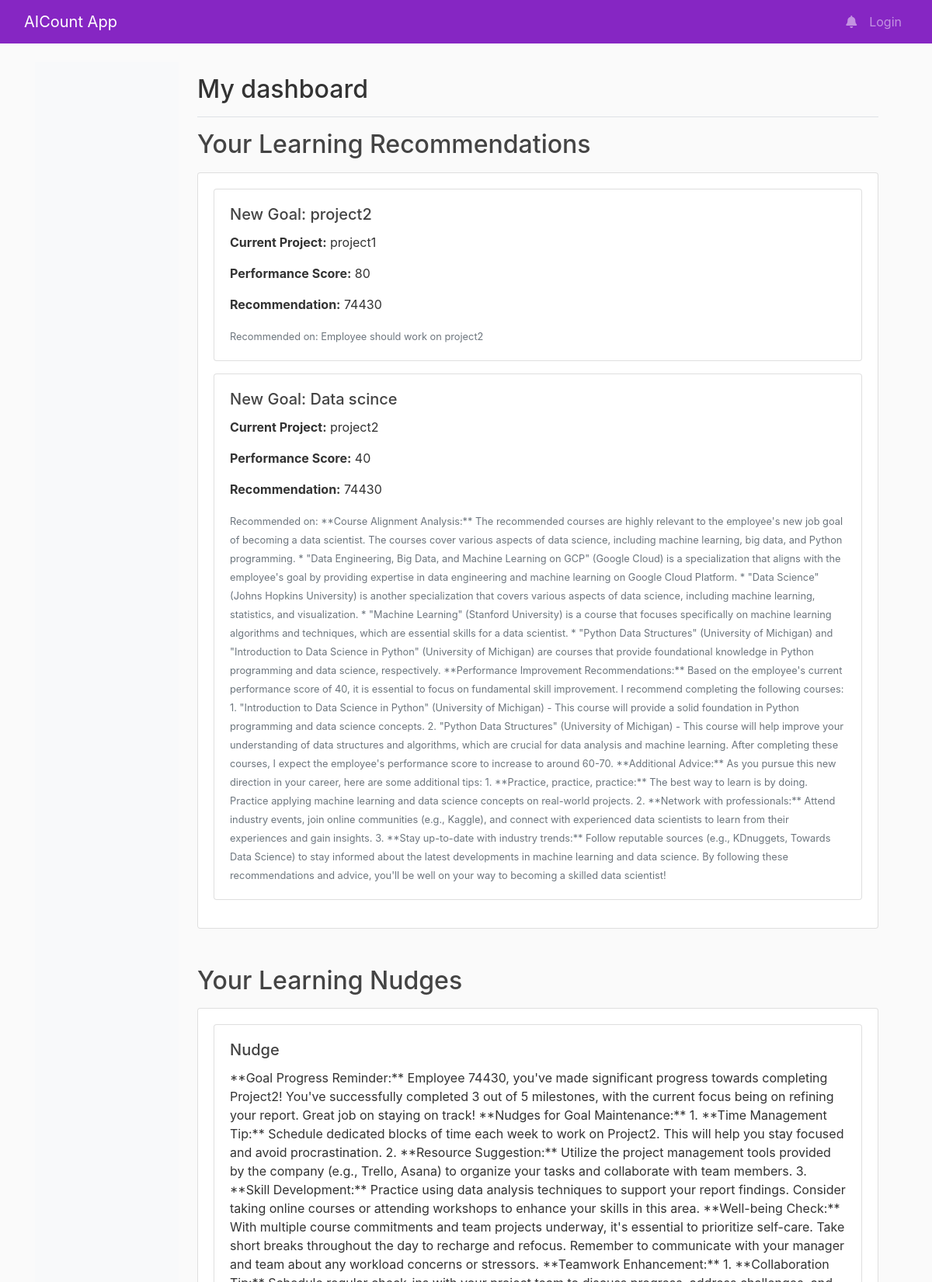
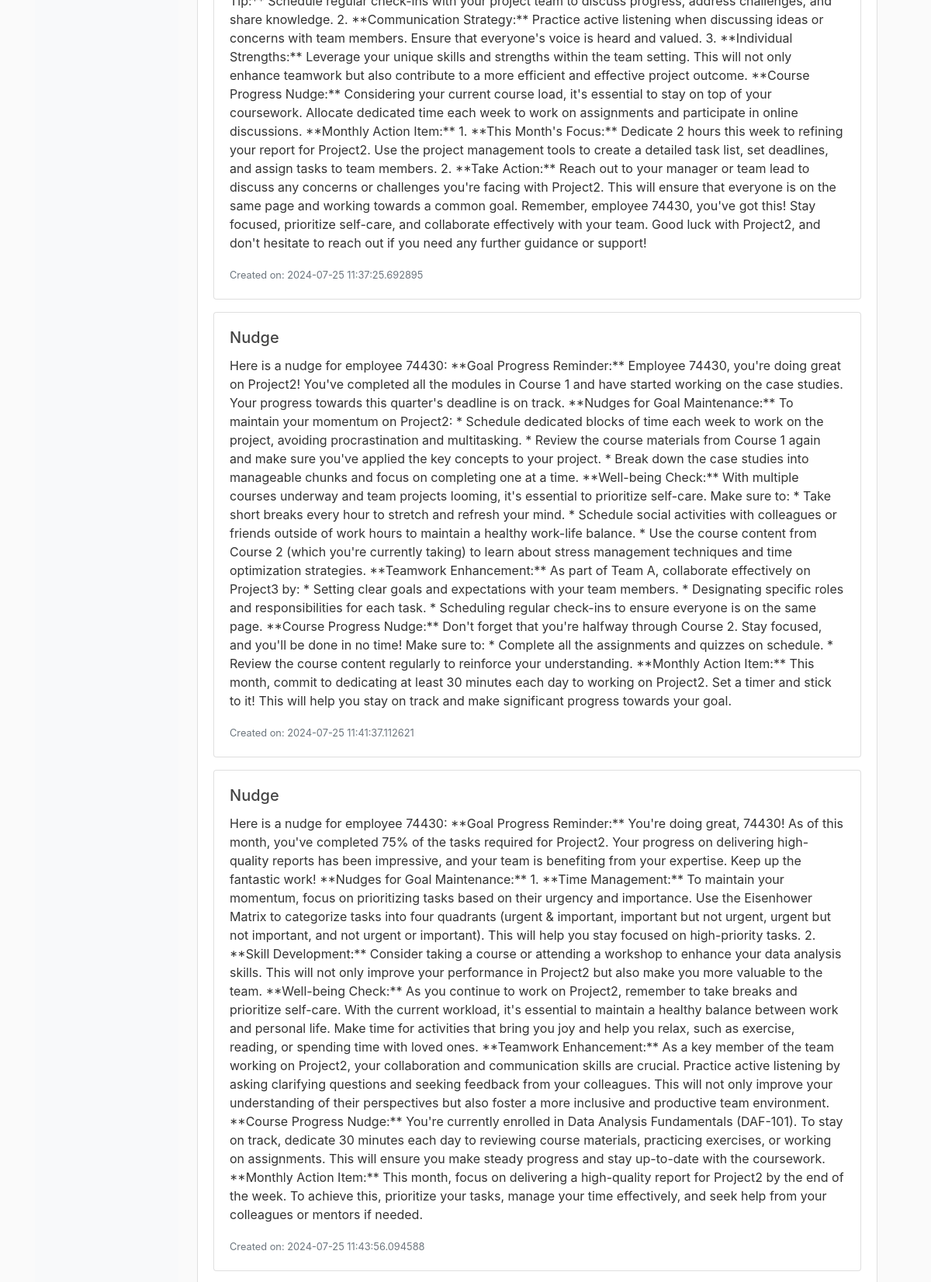
/employee_dashboard (upper part), run on the app's committed database (2 pictures, top to bottom).
### tables this page shows
CREATE TABLE recommendations (
        id INTEGER PRIMARY KEY,
        employee_id INTEGER,
        current_project TEXT,
        current_performance_score INTEGER,
        new_goal TEXT,
        recommendation VARCHAR(255),
        timestamp TIMESTAMP,
        status TEXT
    );

CREATE TABLE nudges (
            employee_id INTEGER,
            nudge TEXT,
            time TIMESTAMP
        );

### flaskblog/routes.py (the view)
@app.route('/employee_dashboard')
def employee_dashboard():
    employee_id = 74430  # Replace with actual employee ID retrieval logic
    recommendations = get_old_recommendations(employee_id)
    nudges = get_nudges(employee_id)
    employee = {
        'name': 'Jane Doe',
        'position': 'Software Developer',
        'department': 'IT',
        'email': 'jane.doe@example.com',
        'status': 'Active'
    }
    recent_updates = [
        {'author': 'HR Team', 'author_avatar': 'path_to_avatar.jpg', 'date_posted': '2024-07-24',
         'title': 'New Policy Update', 'content': 'Lorem ipsum dolor sit amet, consectetur adipiscing elit.'},
    ]
    slides = [
        {'image': '/static/slide1.jpg', 'title': 'Slide 1'},
        {'image': '/static/slide2.jpg', 'title': 'Slide 2'},
    ]
    return render_template('employee_dashboard.html',
                           title='Employee Dashboard',
                           employee=employee,
                           recommendations=recommendations,
                           nudges=nudges,
                           recent_updates=recent_updates,
                           slides=slides)

### flaskblog/routes.py (called while the page is built)
@app.teardown_appcontext
def close_connection(exception=None):
    conn = getattr(g, '_database', None)
    if conn is not None:
        conn.close()

def get_old_recommendations(employee_id):
    database = sqlite3.connect(r'C:\Users\hussin.TRN\Desktop\ai_for_infosys_hr\AIthics\flaskblog.db')
    cursor = database.cursor()
    one_month_ago = datetime.now() - timedelta(days=30)
    cursor.execute('''
        SELECT * FROM recommendations
        WHERE employee_id = ?
    ''', (employee_id,))
    old_recommendations = cursor.fetchall()
    print(old_recommendations)
    cursor.close()
    database.close()
    return old_recommendations

def get_nudges(employee_id):
    database = sqlite3.connect(r'C:\Users\hussin.TRN\Desktop\ai_for_infosys_hr\AIthics\flaskblog.db')
    cursor = database.cursor()
    cursor.execute('''
        SELECT * FROM nudges WHERE employee_id = ?
    ''', (employee_id,))
    nudges = cursor.fetchall()
    cursor.close()
    database.close()
    return nudges

### flaskblog/templates/employee_dashboard.html (shortened to what this page needs)
{% extends "layout.html" %}
{% block content %}
<div class="container-fluid">
    <div class="row">
        <nav class="col-md-2 d-md-block bg-light sidebar">
        </nav>
        <main role="main" class="col-md-10 ml-sm-auto px-4">
            <div class="d-flex justify-content-between flex-wrap flex-md-nowrap align-items-center pt-3 pb-2 mb-3 border-bottom">
                <h1 class="h2">My dashboard</h1>
            </div>
            <section class="mb-5">
                <h2 class="mb-3">Your Learning Recommendations</h2>
                <div class="card">
                    <div class="card-body">
                        {% if recommendations %}
                            {% for recommendation in recommendations %}
                            <div class="card mb-3">
                                <div class="card-body">
                                    <h5 class="card-title">New Goal: {{ recommendation[4] }}</h5>
                                    <p class="card-text"><strong>Current Project:</strong> {{ recommendation[2] }}</p>
                                    <p class="card-text"><strong>Performance Score:</strong> {{ recommendation[3] }}</p>
                                    <p class="card-text"><strong>Recommendation:</strong> {{ recommendation[1] }}</p>
                                    <small class="text-muted">Recommended on: {{ recommendation[5] }}</small>
                                </div>
                            </div>
                            {% endfor %}
                        {% else %}
                            <p>No learning recommendations at this time.</p>
                        {% endif %}
                    </div>
                </div>
            </section>
            <section class="mb-5">
                <h2 class="mb-3">Your Learning Nudges</h2>
                <div class="card">
                    <div class="card-body">
                        {% if nudges %}
                            {% for nudge in nudges %}
                            <div class="card mb-3">
                                <div class="card-body">
                                    <h5 class="card-title">Nudge</h5>
                                    <p class="card-text">{{ nudge[1] }}</p>
                                    <small class="text-muted">Created on: {{ nudge[2] }}</small>
                                </div>
                            </div>
                            {% endfor %}
                        {% else %}
                            <p>No learning nudges at this time.</p>
                        {% endif %}
                    </div>
                </div>
            </section>
</div>
{% endblock content %}

### flaskblog/static/main.css (style rules this page uses)
body { background: #fafafa; color: #333333; margin-top: 5rem; }
h1, h2, h3, h4, h5, h6 { color: #444444; }

### data on the page
recommendations: new_goal "project2", current_project "project1", current_performance_score "80", employee "74430", recommendation "Employee should work on project2"
recommendations: new_goal "Data scince", current_project "project2", current_performance_score "40", employee "74430", recommendation "**Course Alignment Analysis:** The recommended courses are highly relevant to the employee's new job goal of becoming a data scientist. The courses cover various aspects of data science, including machine learning, big data, and Python programming. * \"Data Engineering, Big Data, and Machine Learning on GCP\" (Google Cloud) is a specialization that aligns with the employee's goal by providing expertise in data engineering and machine learning on Google Cloud Platform. * \"Data Science\" (Johns Hopkins University) is another specialization that covers various aspects of data science, including machine learning, statistics, and visualization. * \"Machine Learning\" (Stanford University) is a course…"
nudges: nudge "**Goal Progress Reminder:** Employee 74430, you've made significant progress towards completing Project2! You've successfully completed 3 out of 5 milestones, with the current focus being on refining your report. Great job on staying on track! **Nudges for Goal Maintenance:** 1. **Time Management Tip:** Schedule dedicated blocks of time each week to work on Project2. This will help you stay focused and avoid procrastination. 2. **Resource Suggestion:** Utilize the project management tools provided by the company (e.g., Trello, Asana) to organize your tasks and collaborate with team members. 3. **Skill Development:** Practice using data analysis techniques to support your report findings.…", time "2024-07-25 11:37:25.692895"
nudges: nudge "Here is a nudge for employee 74430: **Goal Progress Reminder:** Employee 74430, you're doing great on Project2! You've completed all the modules in Course 1 and have started working on the case studies. Your progress towards this quarter's deadline is on track. **Nudges for Goal Maintenance:** To maintain your momentum on Project2: * Schedule dedicated blocks of time each week to work on the project, avoiding procrastination and multitasking. * Review the course materials from Course 1 again and make sure you've applied the key concepts to your project. * Break down the case studies into manageable chunks and focus on completing one at a time. **Well-being Check:** With multiple courses…", time "2024-07-25 11:41:37.112621"
nudges: nudge "Here is a nudge for employee 74430: **Goal Progress Reminder:** You're doing great, 74430! As of this month, you've completed 75% of the tasks required for Project2. Your progress on delivering high-quality reports has been impressive, and your team is benefiting from your expertise. Keep up the fantastic work! **Nudges for Goal Maintenance:** 1. **Time Management:** To maintain your momentum, focus on prioritizing tasks based on their urgency and importance. Use the Eisenhower Matrix to categorize tasks into four quadrants (urgent & important, important but not urgent, urgent but not important, and not urgent or important). This will help you stay focused on high-priority tasks. 2. **Skill…", time "2024-07-25 11:43:56.094588"
